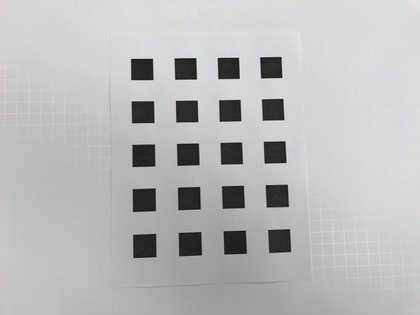
%> input picture lab9/Dataset2/IMG_1236.JPG, 420 x 315 px, shrunk from 640 x 480 before the run; its folder holds only this picture in this run
$ octave CAM_CALI.m   (GNU Octave 9; MATLAB toolbox functions it lacks are replaced by stand-ins)
%> lines starting %> are read from the running program, lines starting %| are printed output that depends on the picture; in (x1, y1, x2, y2) boxes, pixels count from 0 and x2, y2 are one past the last pixel; in counts of white or black regions, pixels touching at a corner belong together; the program's own positions count from 1
### lab9/initialize_func.m
function [Allhomo,Allcorner,w_mat,loc_world] = initialize_func(Data_dir)
%> called with Data_dir = 'E:\2016Fall\661\HW9\Dataset2\'
%The function detect image corners' coordinates and solve for absolute
%conic parameters

Files = dir(strcat(Data_dir,'*.jpg'));%extract all the files
LengthFiles = length(Files);%count total file numbers
fName = {Files(:).name};%extract each file's name

Allhomo = cell(1,LengthFiles); % Cell to store homographies
Allcorner = cell(1,LengthFiles); % Cell to store the coordinates of corners

for Number = 1:1:LengthFiles;
     img_dir = [Data_dir fName{Number}];
     im_RGB = imread(img_dir);
%> im_RGB is the input picture: size 315x420x3 uint8; mean R, G, B 186.1, 186.5, 187.2
     im_gray = rgb2gray(im_RGB);
     [Height,Width] = size(im_gray); % Size of image
%> Height = 315; Width = 420

     %Canny edge detection
     BW = edge(im_gray,'canny',0.7); % Binary image from Canny detector
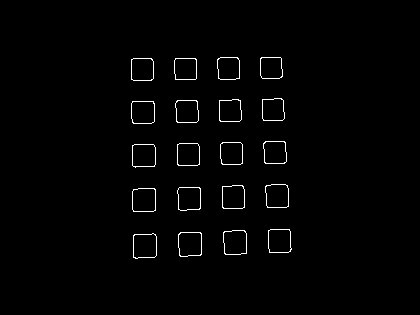
%> BW: size 315x420 logical; 1.3% white in thin lines or dots, all inside (x1, y1, x2, y2) = (131, 57, 292, 259)
     [H,T,R] = hough(BW); % Hough transform
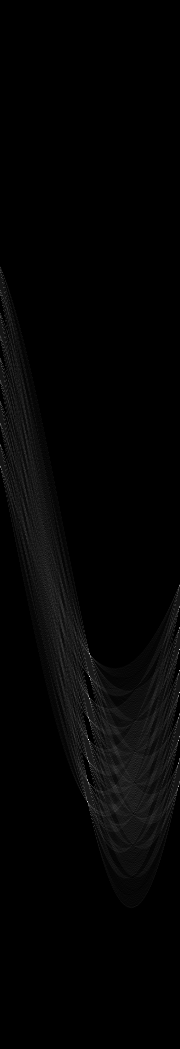
%> H: size 1049x180 double; min 0, max 96, mean 1.6; drawn with min black and max white
%> T = 180 values from -90 to 89; R = 1049 values from -524 to 524
     P = houghpeaks(H,18,'Threshold',1);
%> P = 18 rows, first 12: [740 89; 677 90; 802 88; 699 90; 650 180; 693 180; 654 90; 741 179; 671 180; 787 179; 718 89; 762 89]
     lines = houghlines(BW,T,R,P,'FillGap',60,'MinLength',60);
%> lines = 11 lines; longest, point1 to point2 (x, y): (218, 60) to (225, 254), (154, 62) to (157, 256), (281, 58) to (291, 251), (240, 61) to (247, 254), (261, 62) to (271, 253), (176, 59) to (179, 248)
     linepara = zeros(length(lines),2);
     for ind = 1:length(lines)
         displacement = lines(ind).point2 - lines(ind).point1;
         a = displacement(2)/displacement(1); % Slope
         if a == inf
            b = inf;
         else
            b = lines(ind).point1(2) - a*lines(ind).point1(1);
         end
         linepara(ind,1) = a;
         linepara(ind,2) = b;
     end
%> this loop made 11 passes
%> (displacement, a, b) on passes 1 to 11: ([7 194], 27.71, -5981.7), ([3 194], 64.67, -9896.7), ([10 193], 19.3, -5365.3), ([3 189], 63, -11029), ([3 154], 51.33, -6672), ([-134 5], -0.0373, 217.7), ([-71 3], -0.0423, 264.5), ([6 182], 30.33, -5886.3), ([7 193], 27.57, -6556.1), ([-144 6], -0.0417, 241.6), ([10 191], 19.1, -4923.1)
%> after the loop, linepara = [27.71 -5981.7; 64.67 -9896.7; 19.3 -5365.3; 63 -11029; 51.33 -6672; -0.0373 217.7; -0.0423 264.5; 30.33 -5886.3; 27.57 -6556.1; -0.0417 241.6; 19.1 -4923.1]

     %Corner detection steps
     %Start by finding the horizontal lines
     [S,Index] = sort(abs(linepara(:,1)));
%> S = [0.0373; 0.0417; 0.0423; 19.1; 19.3; 27.57; 27.71; 30.33; 51.33; 63; 64.67]; Index = [6; 10; 7; 11; 3; 9; 1; 8; 5; 4; 2]
     a_Horz = linepara(Index(1:10),1);
%> a_Horz = [-0.0373; -0.0417; -0.0423; 19.1; 19.3; 27.57; 27.71; 30.33; 51.33; 63]
     b_Horz = linepara(Index(1:10),2);
%> b_Horz = [217.7; 241.6; 264.5; -4923.1; -5365.3; -6556.1; -5981.7; -5886.3; -6672; -11029]
     [b_Horz,Index] = sort(b_Horz);
%> b_Horz = [-11029; -6672; -6556.1; -5981.7; -5886.3; -5365.3; -4923.1; 217.7; 241.6; 264.5]; Index = [10; 9; 6; 7; 8; 5; 4; 1; 2; 3]
     a_Horz = a_Horz(Index);
%> a_Horz = [63; 51.33; 27.57; 27.71; 30.33; 19.3; 19.1; -0.0373; -0.0417; -0.0423]

     %find corners and its corresponding labels
     loc_cor = corner(im_gray,80);%totally 80 corners
%> loc_cor = 80 rows, first 12: [153 60; 239 59; 196 60; 282 78; 219 59; 197 79; 262 59; 176 60; 132 60; 283 100; 239 78; 284 120]
     label = zeros(80,1);

     for ind2 = 1:10
         temp = (a_Horz(ind2)*loc_cor(:,1)-loc_cor(:,2)+b_Horz(ind2)).^2/(a_Horz(ind2)^2+1);
         [temp,Index] = sort(temp);
         Index = Index(1:8);
         [S,J] = sort(loc_cor(Index,1));
         label(8*(ind2-1)+1:8*ind2) = Index(J);
     end
%> this loop made 10 passes
%> (Index, S, J) on passes 1 to 6: ([8; 26; 40; 20; 61; 39; 79; 54], [176; 177; 177; 178; 178; 179; 179; 180], [1; 2; 4; 3; 6; 5; 8; 7]), ([62; 63; 57; 68; 51; 9; 33; 46], [132; 133; 134; 134; 134; 134; 135; 135], [6; 7; 2; 3; 5; 8; 1; 4]), ([36; 2; 75; 28; 25; 64; 58; 19], [239; 240; 241; 242; 243; 244; 245; 246], [2; 8; 5; 4; 1; 7; 6; 3]), ([60; 67; 77; 30; 38; 78; 5; 47], [219; 221; 222; 223; 223; 224; 225; 226], [7; 4; 5; 1; 8; 2; 3; 6]), ([3; 23; 37; 55; 6; 16; 76; 44], [196; 197; 197; 198; 199; 199; 200; 202], [1; 5; 6; 2; 3; 8; 4; 7]), ([13; 4; 53; 59; 10; 12; 50; 22], [281; 282; 283; 284; 285; 289; 290; 291], [1; 2; 5; 6; 8; 7; 3; 4])
%> after the loop, label = 80 values, max 80 at index 75, min 2 at index 17, mean 48.01

     Allcorner{Number} = loc_cor(label,:);

    %%% Solve for homography
     for ind3 = 1:10
         %distance based on 20mm measured in real world
         loc_world(8*(ind3-1)+1:8*ind3,1) = 0:20:140;
         loc_world(8*(ind3-1)+1:8*ind3,2) = 20*(ind3-1);
     end
     A = zeros(2*80,9);

     for ind4 = 1:80
         A(2*ind4-1:2*ind4,:)=...
         [0,0,0,-[loc_world(ind4,:),1],loc_cor(label(ind4),2)*[loc_world(ind4,:),1];
         [loc_world(ind4,:),1],0,0,0,-loc_cor(label(ind4),1)*[loc_world(ind4,:),1]];
     end
     [U,D,V] = svd(A);
%> V = [-0.00134 -0.00179 0.387 0.00629 -0.59 -0.304 0.641 0.00328 -0.00448; -0.0018 0.00137 0.552 -0.0114 0.445 -0.664 -0.239 -0.000688 -0.00496; -1.56e-05 -2.87e-06 0.00506 -0.00315 -0.00175 -0.0034 0.00241 -0.558 0.83; -0.0012 -0.00187 -0.425 -0.111 0.559 -0.217 0.669 -0.00432 -0.0024; -0.00165 0.0016 -0.596 -0.0997 -0.375 -0.641 -0.289 -0.00721 -0.00417; -1.37e-05 -4.15e-06 -0.00511 -0.00311 0.00119 -0.00837 -0.000113 0.83 0.558; 0.596 0.803 0.000633 -0.00537 -0.000151 -0.000457 0.0028 5.14e-06 -1.71e-05; 0.803 -0.596 0.000423 -0.00461 -8.76e-05 -0.00251 -0.00147 -1.44e-05 -2.29e-05; 0.00667 0.00156 -0.104 0.989 0.0339 -0.0948 0.0394 -0.000408 0.00368]
     h = V(:,9); % Homography estimated by LLS
%> h = [-0.00448; -0.00496; 0.83; -0.0024; -0.00417; 0.558; -1.71e-05; -2.29e-05; 0.00368]
%> the run ends on the next line
     Allhomo{Number} = vectomat(h,3); % Save   homographies, vectomat is the same as vec2mat

     v12 = [h(1)*h(2),h(1)*h(5)+h(4)*h(2),h(4)*h(5),h(7)*h(2)+h(1)*h(8),h(7)*h(5)+h(4)*h(8),h(7)*h(8)];
     v11 = [h(1)*h(1),h(1)*h(4)+h(4)*h(1),h(4)*h(4),h(7)*h(1)+h(1)*h(7),h(7)*h(4)+h(4)*h(7),h(7)*h(7)];
     v22 = [h(2)*h(2),h(2)*h(5)+h(5)*h(2),h(5)*h(5),h(8)*h(2)+h(2)*h(8),h(8)*h(5)+h(5)*h(8),h(8)*h(8)];
     BigMat(2*Number-1:2*Number,:) = [v12;v11-v22];
end
[U,D,V] = svd(BigMat); %solve for null vector by using SVD
w_mat = V(:,6);

### lab9/CAM_CALI.m
clear;
clc;

flag = 2;
Data1_dir = 'E:\2016Fall\661\HW9\Dataset1\';
Data2_dir = 'E:\2016Fall\661\HW9\Dataset2\';
if (flag == 1)
    Data_dir = Data1_dir;
else
    Data_dir = Data2_dir;
end

Files = dir(strcat(Data_dir,'*.jpg'));%extract all the files
LengthFiles = length(Files);%count total file numbers
fName = {Files(:).name};%extract each file's name

%Initialize parameters
[Allhomo,Allcorner,w_mat,loc_world] = initialize_func(Data_dir);

$ run again, on lab9/Dataset2/IMG_1241.JPG
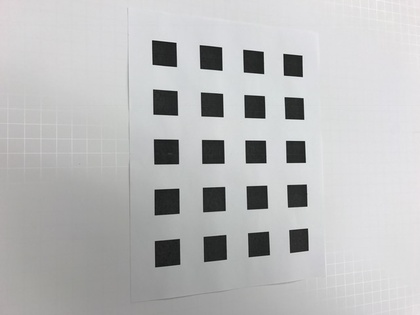
%> input picture lab9/Dataset2/IMG_1241.JPG, 420 x 315 px, shrunk from 640 x 480 before the run
%> in initialize_func, im_RGB is the input picture: size 315x420x3 uint8; mean R, G, B 187.1, 187.5, 187.8
%> in initialize_func, `BW = edge(im_gray,'canny',0.7);`:
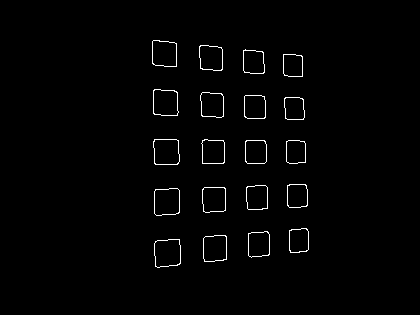
%> BW: size 315x420 logical; 1.3% white in thin lines or dots, all inside (x1, y1, x2, y2) = (152, 40, 309, 268)
%> in initialize_func, `[H,T,R] = hough(BW);`:
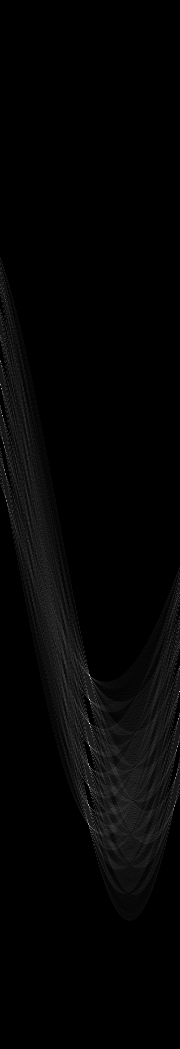
%> H: size 1049x180 double; min 0, max 91, mean 1.7; drawn with min black and max white
%> T = 180 values from -90 to 89; R = 1049 values from -524 to 524
%> P = 18 rows, first 12: [724 90; 700 90; 746 90; 676 90; 692 180; 416 3; 767 90; 747 178; 389 2; 785 89; 805 89; 719 179]
%> lines = 16 lines; longest, point1 to point2 (x, y): (153, 42) to (157, 267), (177, 44) to (181, 264), (201, 46) to (205, 262), (223, 50) to (227, 260), (263, 52) to (270, 255), (302, 56) to (309, 250)
%> the loop in initialize_func, `for ind = 1:length(lines)` made 16 passes
%> (displacement, a, b) on passes 1 to 8: ([4 216], 54, -10808), ([4 220], 55, -9691), ([4 210], 52.5, -11657.5), ([4 225], 56.25, -8564.2), ([144 5], 0.0347, 109.6), ([3 151], 50.33, -12230.3), ([-134 8], -0.0597, 225.1), ([150 2], 0.0133, 137.9)
%> after the loop in initialize_func, `for ind = 1:length(lines)`: linepara = 16 rows, first 12: [54 -10808; 55 -9691; 52.5 -11657.5; 56.25 -8564.2; 0.0347 109.6; 50.33 -12230.3; -0.0597 225.1; 0.0133 137.9; 29 -7575; 30.5 -8594; 0.107 24.46; 27.71 -8313.7]
%> in initialize_func, `[S,Index] = sort(abs(linepara(:,1)));`: S = [0.0133; 0.0347; 0.0552; 0.0597; 0.07; 0.0882; 0.107; 0.111; 27.71; 29; 30.5; 50.33; 52.5; 54; 55; 56.25]; Index = [8; 5; 15; 7; 16; 14; 11; 13; 12; 9; 10; 6; 3; 1; 2; 4]
%> in initialize_func, `a_Horz = linepara(Index(1:10),1);`: a_Horz = [0.0133; 0.0347; 0.0552; -0.0597; 0.07; -0.0882; 0.107; -0.111; 27.71; 29]
%> in initialize_func, `b_Horz = linepara(Index(1:10),2);`: b_Horz = [137.9; 109.6; 81.45; 225.1; 55.79; 255.6; 24.46; 285.1; -8313.7; -7575]
%> in initialize_func, `[b_Horz,Index] = sort(b_Horz);`: b_Horz = [-8313.7; -7575; 24.46; 55.79; 81.45; 109.6; 137.9; 225.1; 255.6; 285.1]; Index = [9; 10; 7; 5; 3; 2; 1; 4; 6; 8]
%> in initialize_func, `a_Horz = a_Horz(Index);`: a_Horz = [27.71; 29; 0.107; 0.07; 0.0552; 0.0347; 0.0133; -0.0597; -0.0882; -0.111]
%> loc_cor = 80 rows, first 12: [285 55; 222 70; 264 74; 302 77; 154 42; 304 119; 245 51; 265 118; 201 47; 266 163; 176 44; 305 162]
%> the loop in initialize_func, `for ind2 = 1:10` made 10 passes
%> (Index, S, J) on passes 1 to 4: ([13; 18; 6; 33; 24; 21; 27; 4], [302; 302; 303; 304; 305; 306; 307; 308], [1; 8; 6; 3; 2; 7; 5; 4]), ([66; 17; 19; 3; 55; 8; 50; 41], [263; 264; 264; 265; 266; 268; 269; 270], [2; 4; 8; 6; 3; 7; 5; 1]), ([1; 13; 7; 17; 11; 16; 9; 5], [154; 176; 201; 222; 245; 263; 285; 302], [8; 5; 7; 6; 3; 4; 1; 2]), ([4; 3; 20; 43; 35; 25; 2; 38], [154; 177; 202; 222; 245; 264; 285; 302], [8; 6; 4; 7; 5; 2; 3; 1])
%> after the loop in initialize_func, `for ind2 = 1:10`: label = 80 values, max 80 at index 65, min 1 at index 23, mean 36.7
%> V = [-0.00151 -0.00221 0.31 0.00602 -0.262 0.623 0.668 0.00188 0.00388; -0.00189 0.00109 0.511 0.000527 0.575 0.462 -0.442 -0.000283 0.00563; -1.69e-05 -9.41e-06 0.0045 0.00314 0.0014 0.00373 -0.000934 0.415 -0.91; -0.000936 -0.000862 -0.487 0.069 0.738 0.0594 0.459 0.00661 0.00175; -0.00149 0.00192 -0.625 0.147 -0.237 0.62 -0.383 0.0066 0.003; -1.15e-05 3.67e-06 -0.0056 0.00249 0.00356 0.00783 0.00164 -0.91 -0.415; 0.602 0.798 0.00152 0.00607 0.000436 0.000856 0.00262 9.83e-06 1.5e-05; 0.798 -0.602 -5e-05 0.004 0.000831 0.00202 -0.00175 7.24e-06 1.96e-05; 0.00664 0.00269 -0.125 -0.987 0.0149 0.101 -0.0212 0.000478 -0.00335]
%> h = [0.00388; 0.00563; -0.91; 0.00175; 0.003; -0.415; 1.5e-05; 1.96e-05; -0.00335]
